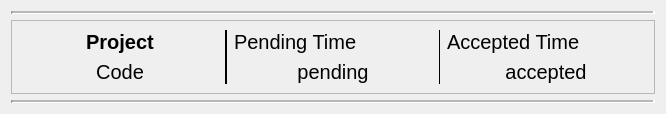
<?xml version="1.0" encoding="UTF-8"?>
<ui version="4.0">
 <class>request_data</class>
 <widget class="QWidget" name="request_data">
  <property name="geometry">
   <rect>
    <x>0</x>
    <y>0</y>
    <width>666</width>
    <height>110</height>
   </rect>
  </property>
  <property name="maximumSize">
   <size>
    <width>16777215</width>
    <height>150</height>
   </size>
  </property>
  <property name="windowTitle">
   <string>Form</string>
  </property>
  <layout class="QGridLayout" name="gridLayout">
   <item row="1" column="0">
    <widget class="QFrame" name="frame">
     <property name="frameShape">
      <enum>QFrame::StyledPanel</enum>
     </property>
     <property name="frameShadow">
      <enum>QFrame::Raised</enum>
     </property>
     <layout class="QGridLayout" name="gridLayout_2">
      <item row="0" column="2">
       <widget class="QLabel" name="code_2">
        <property name="font">
         <font>
          <pointsize>15</pointsize>
         </font>
        </property>
        <property name="text">
         <string>Pending Time</string>
        </property>
       </widget>
      </item>
      <item row="0" column="4">
       <widget class="QLabel" name="code_3">
        <property name="font">
         <font>
          <pointsize>15</pointsize>
         </font>
        </property>
        <property name="text">
         <string>Accepted Time</string>
        </property>
       </widget>
      </item>
      <item row="1" column="2">
       <widget class="QLabel" name="pending">
        <property name="font">
         <font>
          <pointsize>15</pointsize>
         </font>
        </property>
        <property name="text">
         <string>pending</string>
        </property>
        <property name="alignment">
         <set>Qt::AlignCenter</set>
        </property>
       </widget>
      </item>
      <item row="0" column="3" rowspan="2">
       <widget class="Line" name="line_2">
        <property name="frameShadow">
         <enum>QFrame::Plain</enum>
        </property>
        <property name="lineWidth">
         <number>1</number>
        </property>
        <property name="midLineWidth">
         <number>1</number>
        </property>
        <property name="orientation">
         <enum>Qt::Vertical</enum>
        </property>
       </widget>
      </item>
      <item row="0" column="1" rowspan="2">
       <widget class="Line" name="line">
        <property name="frameShadow">
         <enum>QFrame::Plain</enum>
        </property>
        <property name="lineWidth">
         <number>2</number>
        </property>
        <property name="midLineWidth">
         <number>2</number>
        </property>
        <property name="orientation">
         <enum>Qt::Vertical</enum>
        </property>
       </widget>
      </item>
      <item row="1" column="4">
       <widget class="QLabel" name="accepted">
        <property name="font">
         <font>
          <pointsize>15</pointsize>
         </font>
        </property>
        <property name="text">
         <string>accepted</string>
        </property>
        <property name="alignment">
         <set>Qt::AlignCenter</set>
        </property>
       </widget>
      </item>
      <item row="1" column="0">
       <widget class="QLabel" name="code">
        <property name="font">
         <font>
          <pointsize>15</pointsize>
          <weight>50</weight>
          <bold>false</bold>
         </font>
        </property>
        <property name="text">
         <string>Code</string>
        </property>
        <property name="alignment">
         <set>Qt::AlignCenter</set>
        </property>
       </widget>
      </item>
      <item row="0" column="0">
       <widget class="QLabel" name="label">
        <property name="font">
         <font>
          <pointsize>15</pointsize>
          <weight>75</weight>
          <bold>true</bold>
         </font>
        </property>
        <property name="text">
         <string>Project</string>
        </property>
        <property name="alignment">
         <set>Qt::AlignCenter</set>
        </property>
       </widget>
      </item>
     </layout>
    </widget>
   </item>
   <item row="2" column="0">
    <widget class="Line" name="line_3">
     <property name="lineWidth">
      <number>2</number>
     </property>
     <property name="midLineWidth">
      <number>2</number>
     </property>
     <property name="orientation">
      <enum>Qt::Horizontal</enum>
     </property>
    </widget>
   </item>
   <item row="0" column="0">
    <widget class="Line" name="line_4">
     <property name="lineWidth">
      <number>2</number>
     </property>
     <property name="midLineWidth">
      <number>2</number>
     </property>
     <property name="orientation">
      <enum>Qt::Horizontal</enum>
     </property>
    </widget>
   </item>
  </layout>
 </widget>
 <resources/>
 <connections/>
</ui>
